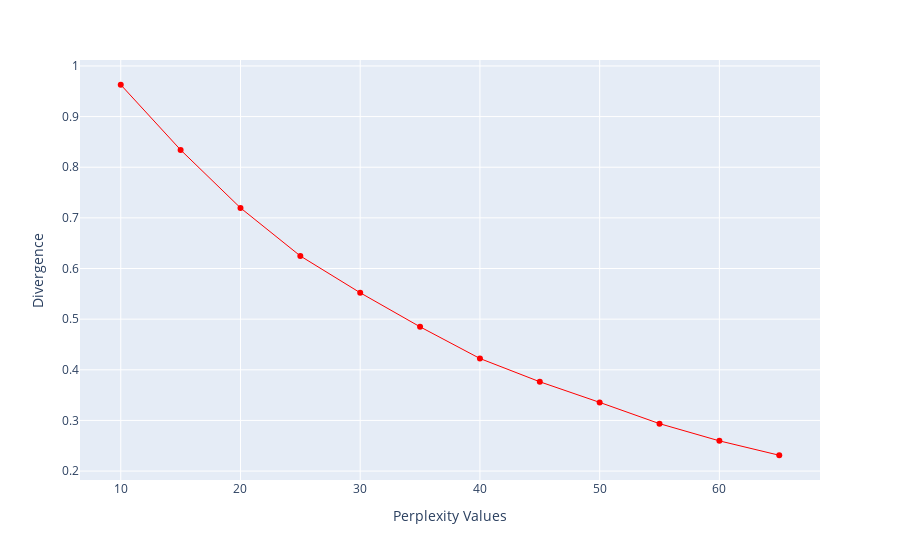

The notebook cell this image was saved under:
### Code cell
tsne_perplexity_curve(centered_dataset)

### Figure 1 — Plotly figure (JSON) as saved in the notebook; plotly's stock layout.template omitted (floating-point values rounded to 4 significant figures)
{"data": [{"hovertemplate": "x=%{x}<br>y=%{y}<extra></extra>", "legendgroup": "", "line": {"color": "red", "dash": "solid", "width": 1}, "marker": {"symbol": "circle"}, "mode": "markers+lines", "name": "", "orientation": "v", "showlegend": false, "type": "scatter", "x": [10, 15, 20, 25, 30, 35, 40, 45, 50, 55, 60, 65], "xaxis": "x", "y": [0.9629, 0.8342, 0.7197, 0.6248, 0.5521, 0.4848, 0.4223, 0.3763, 0.3356, 0.2936, 0.2596, 0.2312], "yaxis": "y"}], "layout": {"autosize": true, "legend": {"tracegroupgap": 0}, "margin": {"t": 60}, "xaxis": {"anchor": "y", "autorange": true, "domain": [0, 1], "range": [6.704, 68.3], "title": {"text": "Perplexity Values"}, "type": "linear"}, "yaxis": {"anchor": "x", "autorange": true, "domain": [0, 1], "range": [0.1746, 1.02], "title": {"text": "Divergence"}, "type": "linear"}}}
